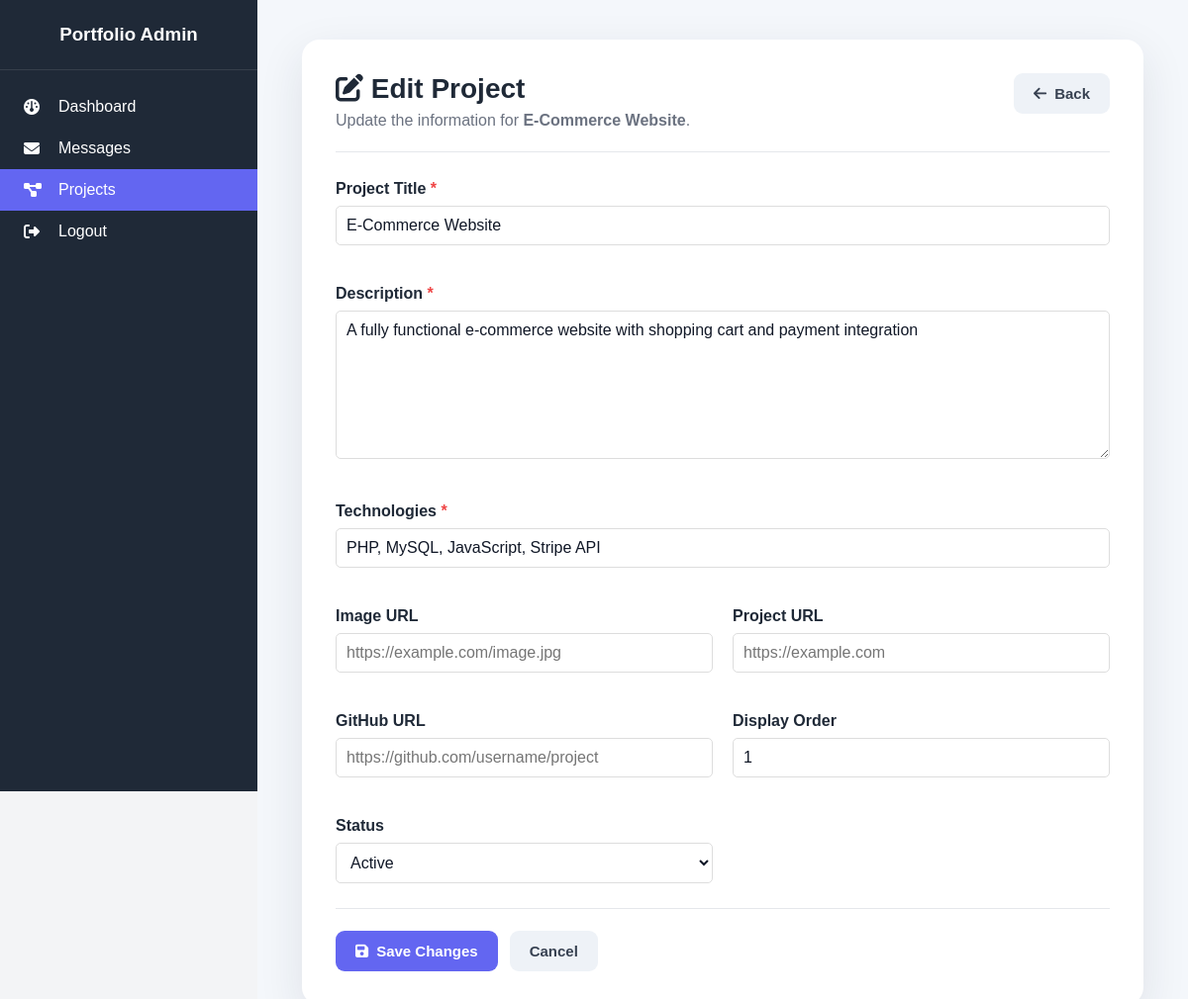
Screenshot of /admin/edit.php?id=1 (signed in) with the database file from the repository.
### tables this page shows
CREATE TABLE projects (
    id INT(11) AUTO_INCREMENT PRIMARY KEY,
    title VARCHAR(200) NOT NULL,
    description TEXT NOT NULL,
    technologies VARCHAR(255),
    image_url VARCHAR(500),
    project_url VARCHAR(500),
    github_url VARCHAR(500),
    display_order INT(11) DEFAULT 0,
    status TINYINT(1) DEFAULT 1,
    created_at TIMESTAMP DEFAULT CURRENT_TIMESTAMP,
    INDEX idx_status (status),
    INDEX idx_display_order (display_order)
);

### config/database.php (called while the page is built, shortened)
<?php
function e($data) {
    return htmlspecialchars((string)$data, ENT_QUOTES, 'UTF-8');
}
?>

### admin/edit.php (the view, shortened to what this page needs)
<?php
require_once '../config/database.php';
$id = filter_var($_GET['id'] ?? null, FILTER_VALIDATE_INT, ['options' => ['min_range' => 1]]);
$stmt = mysqli_prepare($conn, 'SELECT * FROM projects WHERE id = ?');
mysqli_stmt_bind_param($stmt, 'i', $id);
mysqli_stmt_execute($stmt);
$result = mysqli_stmt_get_result($stmt);
$project = mysqli_fetch_assoc($result);
?>
<!DOCTYPE html>
<html lang="en">
<head>
<link rel="stylesheet" href="assets/css/admin-style.css"><link rel="stylesheet" href="assets/css/project-form.css">
<link rel="stylesheet" href="https://cdnjs.cloudflare.com/ajax/libs/font-awesome/6.4.0/css/all.min.css">
</head>
<body>
<div class="admin-wrapper">
<aside class="sidebar"><div class="sidebar-header"><h3>Portfolio Admin</h3></div><nav class="sidebar-nav">
<a href="dashboard.php" class="nav-item"><i class="fas fa-dashboard"></i> Dashboard</a><a href="messages.php" class="nav-item"><i class="fas fa-envelope"></i> Messages</a><a href="projects.php" class="nav-item active"><i class="fas fa-project-diagram"></i> Projects</a><a href="logout.php" class="nav-item"><i class="fas fa-sign-out-alt"></i> Logout</a>
</nav></aside>
<main class="admin-main project-form-page"><div class="project-form-card">
<div class="project-form-head"><div><h1><i class="fas fa-pen-to-square"></i> Edit Project</h1><p>Update the information for <strong><?php echo e($project['title']); ?></strong>.</p></div><a href="projects.php" class="btn-form btn-cancel"><i class="fas fa-arrow-left"></i> Back</a></div>
<form action="../actions/update_project.php" method="post">
<div class="form-grid">
<div class="form-group full"><label for="title">Project Title <span class="required">*</span></label><input class="form-control" type="text" id="title" name="title" maxlength="200" required value="<?php echo e($project['title']); ?>"></div>
<div class="form-group full"><label for="description">Description <span class="required">*</span></label><textarea class="form-control" id="description" name="description" required><?php echo e($project['description']); ?></textarea></div>
<div class="form-group full"><label for="technologies">Technologies <span class="required">*</span></label><input class="form-control" type="text" id="technologies" name="technologies" maxlength="255" required value="<?php echo e($project['technologies']); ?>"></div>
<div class="form-group"><label for="image_url">Image URL</label><input class="form-control" type="url" id="image_url" name="image_url" maxlength="500" value="<?php echo e($project['image_url']); ?>" placeholder="https://example.com/image.jpg"></div>
<div class="form-group"><label for="project_url">Project URL</label><input class="form-control" type="url" id="project_url" name="project_url" maxlength="500" value="<?php echo e($project['project_url']); ?>" placeholder="https://example.com"></div>
<div class="form-group"><label for="github_url">GitHub URL</label><input class="form-control" type="url" id="github_url" name="github_url" maxlength="500" value="<?php echo e($project['github_url']); ?>" placeholder="https://github.com/username/project"></div>
<div class="form-group"><label for="display_order">Display Order</label><input class="form-control" type="number" id="display_order" name="display_order" min="0" max="9999" value="<?php echo (int)$project['display_order']; ?>"></div>
<div class="form-group"><label for="status">Status</label><select class="form-control" id="status" name="status"><option value="1" <?php echo (int)$project['status'] === 1 ? 'selected' : ''; ?>>Active</option></select></div>
</div>
<div class="form-actions"><button type="submit" name="update_project" value="1" class="btn-form btn-save"><i class="fas fa-save"></i> Save Changes</button><a href="projects.php" class="btn-form btn-cancel">Cancel</a></div>
</form></div></main></div>
</body></html>

### admin/assets/css/admin-style.css (style rules this page uses)
* { margin: 0; padding: 0; box-sizing: border-box; }
:root { --primary-color: #6366f1; --secondary-color: #8b5cf6; --dark-color: #1f2937; --light-color: #f3f4f6; --success-color: #10b981; --danger-color: #ef4444; --warning-color: #f59e0b; --text-color: #374151; --white: #ffffff; }
body { font-family: 'Poppins', sans-serif; background: var(--light-color); }
.admin-wrapper { display: flex; min-height: 100vh; }
.sidebar { width: 260px; background: var(--dark-color); color: var(--white); position: fixed; height: 100vh; overflow-y: auto; }
.sidebar-header { padding: 1.5rem; text-align: center; border-bottom: 1px solid rgba(255, 255, 255, 0.1); }
.sidebar-nav { padding: 1rem 0; }
.nav-item { display: flex; align-items: center; padding: 0.75rem 1.5rem; color: var(--white); text-decoration: none; transition: all 0.3s; position: relative; }
.nav-item i { width: 25px; margin-right: 10px; }
.nav-item.active { background: var(--primary-color); }
.admin-main { flex: 1; margin-left: 260px; padding: 2rem; }
.form-group { margin-bottom: 1.5rem; }
.form-group label { display: block; margin-bottom: 0.5rem; font-weight: 500; color: var(--dark-color); }
.form-group input, .form-group textarea, .form-group select { width: 100%; padding: 10px; border: 1px solid #ddd; border-radius: 5px; font-size: 1rem; }
.form-group textarea { resize: vertical; min-height: 100px; }

### admin/assets/css/project-form.css (style rules this page uses)
.project-form-page { min-height:100vh;background:#f4f7fb;padding:40px 24px }
.project-form-card { max-width:850px;margin:0 auto;background:#fff;border-radius:18px;padding:34px;box-shadow:0 15px 45px rgba(31,41,55,.10) }
.project-form-head { display:flex;justify-content:space-between;gap:20px;align-items:flex-start;margin-bottom:28px;border-bottom:1px solid #e5e7eb;padding-bottom:22px }
.project-form-head h1 { margin:0;color:#1f2937;font-size:28px }
.project-form-head p { margin:7px 0 0;color:#6b7280 }
.form-grid { display:grid;grid-template-columns:1fr 1fr;gap:20px }
.form-group { margin-bottom:20px }
.form-group.full { grid-column:1/-1 }
.form-group label { display:block;margin-bottom:8px;font-weight:600;color:#1f2937 }
.required { color:#ef4444 }
.form-control { width:100%;padding:12px 14px;border:1px solid #d1d5db;border-radius:9px;background:#fff;color:#111827;font:inherit;transition:.2s }
textarea.form-control { min-height:150px;resize:vertical }
.form-actions { display:flex;gap:12px;align-items:center;border-top:1px solid #e5e7eb;padding-top:22px;margin-top:5px }
.btn-form { display:inline-flex;align-items:center;justify-content:center;gap:8px;border:0;border-radius:9px;padding:12px 20px;font-weight:600;text-decoration:none;cursor:pointer;font-size:15px }
.btn-save { background:#6366f1;color:#fff }
.btn-cancel { background:#eef2f7;color:#374151 }

### rows the page displays
projects: title "E-Commerce Website", description "A fully functional e-commerce website with shopping cart and payment integration", technologies "PHP, MySQL, JavaScript, Stripe API", display_order "1", status "Active"
